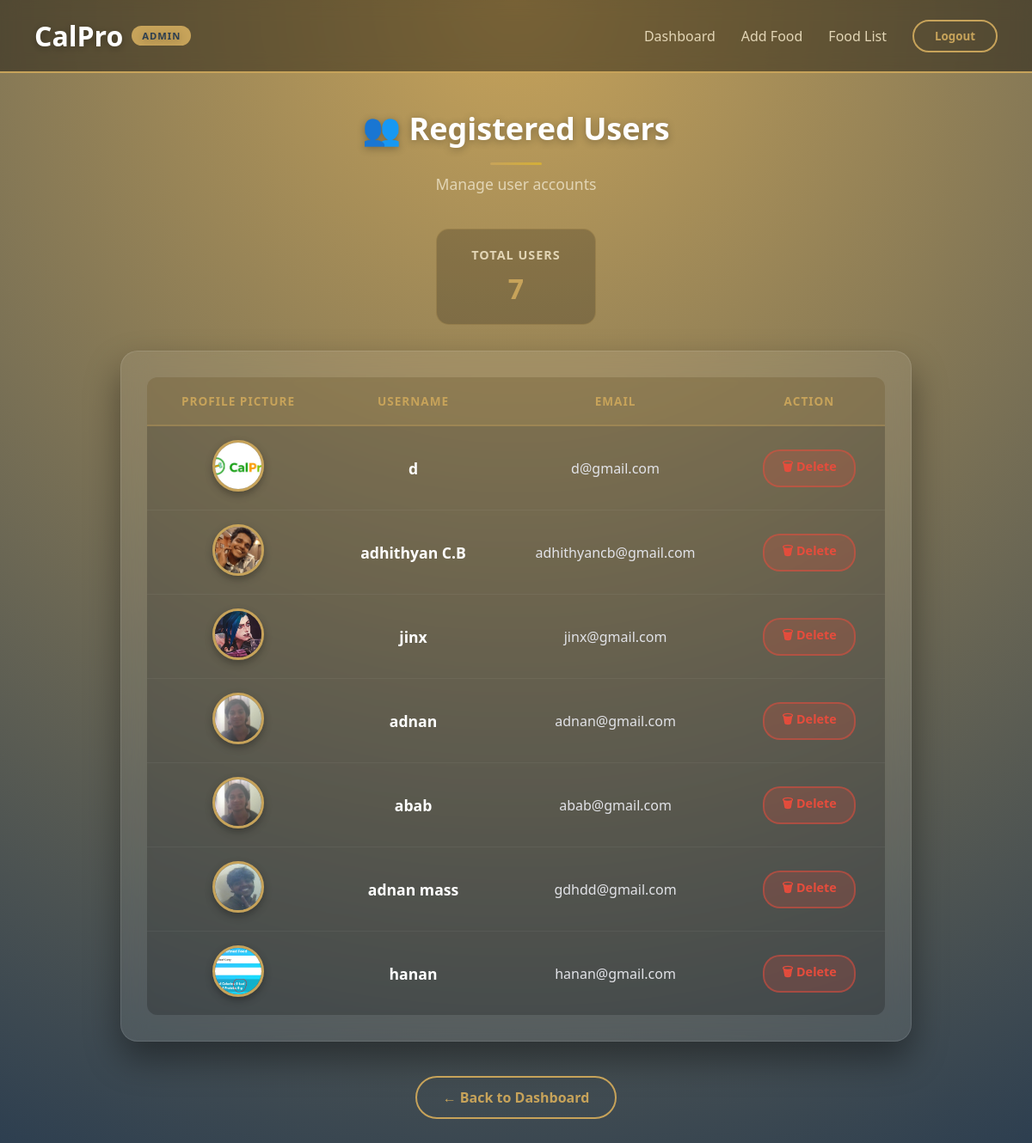
The page /userlist/ on the database its author committed.
### tracker/models.py (models this page shows)
class User(models.Model):
    username=models.CharField(max_length=50,null=True,blank=True)
    email=models.EmailField(null=True,blank=True)
    password=models.CharField(max_length=15,null=True,blank=True)
    calorie_goal=models.IntegerField(null=True,blank=True)
    protein_goal=models.IntegerField(null=True,blank=True)
    image=models.ImageField(upload_to="profile_image/",null=True,blank=True)

### tracker/views.py (the view)
# urls.py: path('userlist/',views.userlist,name='userlist'),
def userlist(request):
    users=models.User.objects.all()
    return render(request,'userlist.html',{'users':users})

### tracker/templates/userlist.html (shortened to what this page needs)
<!DOCTYPE html>
<html lang="en">
<head>
</head>
<body class="body-admin">
    <nav class="navbar">
        <div class="logo">
            CalPro <span class="admin-badge">Admin</span>
        </div>
        <div class="nav-links">
            <a href="/admindashboard/">Dashboard</a>
            <a href="{% url 'adminaddfood' %}">Add Food</a>
            <a href="{% url 'adminfoodlist' %}">Food List</a>
            <a href="/adminlogout/"><button class="signup">Logout</button></a>
        </div>
    </nav>
    <div class="dashboard">
        <h1>👥 Registered Users</h1>
        <p class="subtitle">Manage user accounts</p>
        <div class="stats-summary">
            <div class="stat-box">
                <h3>Total Users</h3>
                <p>{{ users|length }}</p>
            </div>
        </div>
        <div class="glass-card">
            <table class="user-table">
                <thead>
                    <tr>
                        <th>Profile Picture</th>
                        <th>Username</th>
                        <th>Email</th>
                        <th>Action</th>
                    </tr>
                </thead>
                <tbody>
                    {% for user in users %}
                        <tr>
                            <td>
                                {% if user.image %}
                                    <img class="user-profileimage" src="{{ user.image.url }}" alt="{{ user.username }}">
                                {% else %}
                                    <div class="no-image">No Image</div>
                                {% endif %}
                            </td>
                            <td>{{ user.username }}</td>
                            <td>{{ user.email }}</td>
                            <td>
                                <a href="{% url 'deleteuser' user.id %}" onclick="return confirm('Are you sure you want to delete {{ user.username }}?');">
                                    <button class="delete-btn">🗑 Delete</button>
                                </a>
                            </td>
                        </tr>
                    {% endfor %}
                </tbody>
            </table>
        </div>
        <div class="back-section">
            <a href="/admindashboard/" class="btn-edit">← Back to Dashboard</a>
        </div>
    </div>
</body>
</html>

### tracker/templates/userlist.html (style rules this page uses)
* { margin: 0; padding: 0; box-sizing: border-box; font-family: 'Segoe UI', sans-serif; }
body { min-height: 100vh; background: radial-gradient(circle at top, #c7a35a, #2C3E50); color: #ffffff; padding-bottom: 40px; }
.navbar { display: flex; justify-content: space-between; align-items: center; padding: 20px 40px; background: rgba(0,0,0,0.4); backdrop-filter: blur(10px); position: relative; margin-bottom: 40px; border-bottom: 2px solid #c7a35a; }
.logo { font-size: 32px; font-weight: bold; color: #fff; text-shadow: 0 2px 10px rgba(0,0,0,0.3); display: flex; align-items: center; gap: 10px; }
.admin-badge { background: #c7a35a; color: #2C3E50; padding: 4px 12px; border-radius: 20px; font-size: 0.7rem; text-transform: uppercase; letter-spacing: 1px; font-weight: 800; }
.nav-links { display: flex; align-items: center; gap: 30px; }
.nav-links a { text-decoration: none; color: #e2d5b5; font-weight: 500; transition: all 0.3s; position: relative; }
.nav-links a::after { content: ''; position: absolute; width: 0; height: 2px; bottom: -5px; left: 0; background: #c7a35a; transition: width 0.3s; }
.signup { background: transparent; border: 2px solid #c7a35a; color: #c7a35a; padding: 8px 24px; border-radius: 25px; cursor: pointer; font-weight: 600; transition: all 0.3s; }
.dashboard { max-width: 1000px; margin: 0 auto; padding: 0 40px; }
h1 { text-align: center; font-size: 36px; margin-bottom: 10px; color: #fff; text-shadow: 0 2px 10px rgba(0,0,0,0.3); animation: fadeIn 0.6s ease-out; }
h1::after { content: ""; display: block; width: 60px; height: 3px; background: linear-gradient(90deg, #c7a35a, #d4af37); margin: 15px auto 0; border-radius: 2px; }
.subtitle { text-align: center; color: #e2d5b5; margin-bottom: 40px; font-size: 1.1rem; animation: fadeIn 0.6s ease-out 0.1s both; }
.stats-summary { display: flex; justify-content: center; margin-bottom: 30px; animation: fadeIn 0.6s ease-out 0.2s both; }
.stat-box { background: rgba(0,0,0,0.2); padding: 20px 40px; border-radius: 15px; text-align: center; border: 1px solid rgba(199, 163, 90, 0.3); }
.stat-box h3 { color: #e2d5b5; font-size: 0.9rem; text-transform: uppercase; margin-bottom: 8px; letter-spacing: 1px; }
.stat-box p { color: #c7a35a; font-size: 32px; font-weight: 800; }
.glass-card { background: rgba(255,255,255,0.08); backdrop-filter: blur(15px); border-radius: 20px; padding: 30px; box-shadow: 0 20px 40px rgba(0,0,0,0.4); border: 1px solid rgba(255,255,255,0.1); animation: slideUp 0.6s ease-out 0.3s both; overflow: hidden; margin-bottom: 40px; }
.user-table { width: 100%; border-collapse: separate; border-spacing: 0; background: rgba(0,0,0,0.2); border-radius: 12px; overflow: hidden; }
thead { background: rgba(199, 163, 90, 0.2); }
th { padding: 18px; text-align: center; font-weight: 600; color: #c7a35a; text-transform: uppercase; font-size: 0.85rem; letter-spacing: 1px; border-bottom: 2px solid rgba(199, 163, 90, 0.3); }
td { padding: 16px; text-align: center; border-bottom: 1px solid rgba(255,255,255,0.05); color: #e2e3e8; vertical-align: middle; }
tbody tr { transition: all 0.3s; }
tbody tr:last-child td { border-bottom: none; }
.user-profileimage { width: 60px; height: 60px; border-radius: 50%; object-fit: cover; border: 3px solid #c7a35a; box-shadow: 0 4px 10px rgba(0,0,0,0.3); transition: transform 0.3s; }
td:nth-child(2) { font-weight: 700; color: #fff; font-size: 1.1rem; }
.delete-btn { background: rgba(231, 76, 60, 0.2); color: #e74c3c; border: 2px solid rgba(231, 76, 60, 0.5); padding: 8px 20px; border-radius: 20px; cursor: pointer; font-weight: 600; font-size: 0.9rem; transition: all 0.3s; }
.back-section { text-align: center; animation: fadeIn 0.6s ease-out 0.4s both; }
.btn-edit { background: transparent; color: #c7a35a; border: 2px solid #c7a35a; padding: 12px 30px; border-radius: 25px; cursor: pointer; font-weight: 600; font-size: 1rem; transition: all 0.3s; text-decoration: none; display: inline-block; }

### rows shown on the page
User: image (picture), username "d", email "d@gmail.com"
User: image (picture), username "adhithyan C.B", email "adhithyancb@gmail.com"
User: image (picture), username "jinx", email "jinx@gmail.com"
User: image (picture), username "adnan", email "adnan@gmail.com"
User: image (picture), username "abab", email "abab@gmail.com"
User: image (picture), username "adnan mass", email "gdhdd@gmail.com"
User: image (picture), username "hanan", email "hanan@gmail.com"

### other values the page prints
{{ users|length }} "7"
